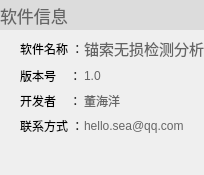
                <widget class="QWidget" name="widget_11" native="true">
                 <property name="sizePolicy">
                  <sizepolicy hsizetype="Expanding" vsizetype="Expanding">
                   <horstretch>0</horstretch>
                   <verstretch>0</verstretch>
                  </sizepolicy>
                 </property>
                 <layout class="QGridLayout" name="gridLayout_50">
                  <property name="leftMargin">
                   <number>0</number>
                  </property>
                  <property name="topMargin">
                   <number>0</number>
                  </property>
                  <property name="rightMargin">
                   <number>0</number>
                  </property>
                  <property name="bottomMargin">
                   <number>0</number>
                  </property>
                  <property name="horizontalSpacing">
                   <number>0</number>
                  </property>
                  <property name="verticalSpacing">
                   <number>7</number>
                  </property>
                  <item row="0" column="0" colspan="4">
                   <widget class="QLabel" name="label_22">
                    <property name="sizePolicy">
                     <sizepolicy hsizetype="Expanding" vsizetype="Expanding">
                      <horstretch>0</horstretch>
                      <verstretch>0</verstretch>
                     </sizepolicy>
                    </property>
                    <property name="minimumSize">
                     <size>
                      <width>0</width>
                      <height>30</height>
                     </size>
                    </property>
                    <property name="maximumSize">
                     <size>
                      <width>16777215</width>
                      <height>60</height>
                     </size>
                    </property>
                    <property name="palette">
                     <palette>
                      <active>
                       <colorrole role="WindowText">
                        <brush brushstyle="SolidPattern">
                         <color alpha="255">
                          <red>101</red>
                          <green>101</green>
                          <blue>101</blue>
                         </color>
                        </brush>
                       </colorrole>
                       <colorrole role="Text">
                        <brush brushstyle="SolidPattern">
                         <color alpha="255">
                          <red>123</red>
                          <green>123</green>
                          <blue>123</blue>
                         </color>
                        </brush>
                       </colorrole>
                       <colorrole role="Base">
                        <brush brushstyle="SolidPattern">
                         <color alpha="255">
                          <red>255</red>
                          <green>255</green>
                          <blue>255</blue>
                         </color>
                        </brush>
                       </colorrole>
                       <colorrole role="Window">
                        <brush brushstyle="SolidPattern">
                         <color alpha="255">
                          <red>220</red>
                          <green>220</green>
                          <blue>220</blue>
                         </color>
                        </brush>
                       </colorrole>
                      </active>
                      <inactive>
                       <colorrole role="WindowText">
                        <brush brushstyle="SolidPattern">
                         <color alpha="255">
                          <red>101</red>
                          <green>101</green>
                          <blue>101</blue>
                         </color>
                        </brush>
                       </colorrole>
                       <colorrole role="Text">
                        <brush brushstyle="SolidPattern">
                         <color alpha="255">
                          <red>123</red>
                          <green>123</green>
                          <blue>123</blue>
                         </color>
                        </brush>
                       </colorrole>
                       <colorrole role="Base">
                        <brush brushstyle="SolidPattern">
                         <color alpha="255">
                          <red>255</red>
                          <green>255</green>
                          <blue>255</blue>
                         </color>
                        </brush>
                       </colorrole>
                       <colorrole role="Window">
                        <brush brushstyle="SolidPattern">
                         <color alpha="255">
                          <red>220</red>
                          <green>220</green>
                          <blue>220</blue>
                         </color>
                        </brush>
                       </colorrole>
                      </inactive>
                      <disabled>
                       <colorrole role="WindowText">
                        <brush brushstyle="SolidPattern">
                         <color alpha="255">
                          <red>120</red>
                          <green>120</green>
                          <blue>120</blue>
                         </color>
                        </brush>
                       </colorrole>
                       <colorrole role="Text">
                        <brush brushstyle="SolidPattern">
                         <color alpha="255">
                          <red>120</red>
                          <green>120</green>
                          <blue>120</blue>
                         </color>
                        </brush>
                       </colorrole>
                       <colorrole role="Base">
                        <brush brushstyle="SolidPattern">
                         <color alpha="255">
                          <red>220</red>
                          <green>220</green>
                          <blue>220</blue>
                         </color>
                        </brush>
                       </colorrole>
                       <colorrole role="Window">
                        <brush brushstyle="SolidPattern">
                         <color alpha="255">
                          <red>220</red>
                          <green>220</green>
                          <blue>220</blue>
                         </color>
                        </brush>
                       </colorrole>
                      </disabled>
                     </palette>
                    </property>
                    <property name="font">
                     <font>
                      <pointsize>13</pointsize>
                     </font>
                    </property>
                    <property name="autoFillBackground">
                     <bool>true</bool>
                    </property>
                    <property name="text">
                     <string>软件信息</string>
                    </property>
                    <property name="alignment">
                     <set>Qt::AlignLeading|Qt::AlignLeft|Qt::AlignVCenter</set>
                    </property>
                    <property name="wordWrap">
                     <bool>false</bool>
                    </property>
                    <property name="margin">
                     <number>5</number>
                    </property>
                   </widget>
                  </item>
                  <item row="1" column="1">
                   <widget class="QLabel" name="label_278">
                    <property name="sizePolicy">
                     <sizepolicy hsizetype="Expanding" vsizetype="Expanding">
                      <horstretch>0</horstretch>
                      <verstretch>0</verstretch>
                     </sizepolicy>
                    </property>
                    <property name="text">
                     <string>软件名称 ：</string>
                    </property>
                   </widget>
                  </item>
                  <item row="1" column="2" colspan="2">
                   <widget class="QLabel" name="label_279">
                    <property name="sizePolicy">
                     <sizepolicy hsizetype="Expanding" vsizetype="Expanding">
                      <horstretch>0</horstretch>
                      <verstretch>0</verstretch>
                     </sizepolicy>
                    </property>
                    <property name="palette">
                     <palette>
                      <active>
                       <colorrole role="WindowText">
                        <brush brushstyle="SolidPattern">
                         <color alpha="255">
                          <red>101</red>
                          <green>101</green>
                          <blue>101</blue>
                         </color>
                        </brush>
                       </colorrole>
                      </active>
                      <inactive>
                       <colorrole role="WindowText">
                        <brush brushstyle="SolidPattern">
                         <color alpha="255">
                          <red>101</red>
                          <green>101</green>
                          <blue>101</blue>
                         </color>
                        </brush>
                       </colorrole>
                      </inactive>
                      <disabled>
                       <colorrole role="WindowText">
                        <brush brushstyle="SolidPattern">
                         <color alpha="255">
                          <red>120</red>
                          <green>120</green>
                          <blue>120</blue>
                         </color>
                        </brush>
                       </colorrole>
                      </disabled>
                     </palette>
                    </property>
                    <property name="font">
                     <font>
                      <pointsize>11</pointsize>
                     </font>
                    </property>
                    <property name="text">
                     <string>锚索无损检测分析</string>
                    </property>
                   </widget>
                  </item>
                  <item row="4" column="1">
                   <widget class="QLabel" name="label_280">
                    <property name="sizePolicy">
                     <sizepolicy hsizetype="Expanding" vsizetype="Expanding">
                      <horstretch>0</horstretch>
                      <verstretch>0</verstretch>
                     </sizepolicy>
                    </property>
                    <property name="text">
                     <string>联系方式 ：</string>
                    </property>
                   </widget>
                  </item>
                  <item row="2" column="1">
                   <widget class="QLabel" name="label_281">
                    <property name="sizePolicy">
                     <sizepolicy hsizetype="Expanding" vsizetype="Expanding">
                      <horstretch>0</horstretch>
                      <verstretch>0</verstretch>
                     </sizepolicy>
                    </property>
                    <property name="text">
                     <string>版本号    ：</string>
                    </property>
                   </widget>
                  </item>
                  <item row="3" column="1">
                   <widget class="QLabel" name="label_282">
                    <property name="sizePolicy">
                     <sizepolicy hsizetype="Expanding" vsizetype="Expanding">
                      <horstretch>0</horstretch>
                      <verstretch>0</verstretch>
                     </sizepolicy>
                    </property>
                    <property name="text">
                     <string>开发者    ：</string>
                    </property>
                   </widget>
                  </item>
                  <item row="3" column="2" colspan="2">
                   <widget class="QLabel" name="label_283">
                    <property name="sizePolicy">
                     <sizepolicy hsizetype="Expanding" vsizetype="Expanding">
                      <horstretch>0</horstretch>
                      <verstretch>0</verstretch>
                     </sizepolicy>
                    </property>
                    <property name="palette">
                     <palette>
                      <active>
                       <colorrole role="WindowText">
                        <brush brushstyle="SolidPattern">
                         <color alpha="255">
                          <red>101</red>
                          <green>101</green>
                          <blue>101</blue>
                         </color>
                        </brush>
                       </colorrole>
                      </active>
                      <inactive>
                       <colorrole role="WindowText">
                        <brush brushstyle="SolidPattern">
                         <color alpha="255">
                          <red>101</red>
                          <green>101</green>
                          <blue>101</blue>
                         </color>
                        </brush>
                       </colorrole>
                      </inactive>
                      <disabled>
                       <colorrole role="WindowText">
                        <brush brushstyle="SolidPattern">
                         <color alpha="255">
                          <red>120</red>
                          <green>120</green>
                          <blue>120</blue>
                         </color>
                        </brush>
                       </colorrole>
                      </disabled>
                     </palette>
                    </property>
                    <property name="text">
                     <string>董海洋</string>
                    </property>
                   </widget>
                  </item>
                  <item row="2" column="2" colspan="2">
                   <widget class="QLabel" name="label_284">
                    <property name="sizePolicy">
                     <sizepolicy hsizetype="Expanding" vsizetype="Expanding">
                      <horstretch>0</horstretch>
                      <verstretch>0</verstretch>
                     </sizepolicy>
                    </property>
                    <property name="palette">
                     <palette>
                      <active>
                       <colorrole role="WindowText">
                        <brush brushstyle="SolidPattern">
                         <color alpha="255">
                          <red>101</red>
                          <green>101</green>
                          <blue>101</blue>
                         </color>
                        </brush>
                       </colorrole>
                      </active>
                      <inactive>
                       <colorrole role="WindowText">
                        <brush brushstyle="SolidPattern">
                         <color alpha="255">
                          <red>101</red>
                          <green>101</green>
                          <blue>101</blue>
                         </color>
                        </brush>
                       </colorrole>
                      </inactive>
                      <disabled>
                       <colorrole role="WindowText">
                        <brush brushstyle="SolidPattern">
                         <color alpha="255">
                          <red>120</red>
                          <green>120</green>
                          <blue>120</blue>
                         </color>
                        </brush>
                       </colorrole>
                      </disabled>
                     </palette>
                    </property>
                    <property name="text">
                     <string>1.0</string>
                    </property>
                   </widget>
                  </item>
                  <item row="4" column="2" colspan="2">
                   <widget class="QLabel" name="label_285">
                    <property name="sizePolicy">
                     <sizepolicy hsizetype="Expanding" vsizetype="Expanding">
                      <horstretch>0</horstretch>
                      <verstretch>0</verstretch>
                     </sizepolicy>
                    </property>
                    <property name="palette">
                     <palette>
                      <active>
                       <colorrole role="WindowText">
                        <brush brushstyle="SolidPattern">
                         <color alpha="255">
                          <red>101</red>
                          <green>101</green>
                          <blue>101</blue>
                         </color>
                        </brush>
                       </colorrole>
                      </active>
                      <inactive>
                       <colorrole role="WindowText">
                        <brush brushstyle="SolidPattern">
                         <color alpha="255">
                          <red>101</red>
                          <green>101</green>
                          <blue>101</blue>
                         </color>
                        </brush>
                       </colorrole>
                      </inactive>
                      <disabled>
                       <colorrole role="WindowText">
                        <brush brushstyle="SolidPattern">
                         <color alpha="255">
                          <red>120</red>
                          <green>120</green>
                          <blue>120</blue>
                         </color>
                        </brush>
                       </colorrole>
                      </disabled>
                     </palette>
                    </property>
                    <property name="text">
                     <string>hello.sea@qq.com</string>
                    </property>
                   </widget>
                  </item>
                  <item row="1" column="0" rowspan="4">
                   <widget class="QLabel" name="label_23">
                    <property name="minimumSize">
                     <size>
                      <width>20</width>
                      <height>0</height>
                     </size>
                    </property>
                    <property name="maximumSize">
                     <size>
                      <width>20</width>
                      <height>16777215</height>
                     </size>
                    </property>
                    <property name="text">
                     <string/>
                    </property>
                   </widget>
                  </item>
                  <item row="5" column="0" colspan="4">
                   <spacer name="verticalSpacer_93">
                    <property name="orientation">
                     <enum>Qt::Vertical</enum>
                    </property>
                    <property name="sizeHint" stdset="0">
                     <size>
                      <width>20</width>
                      <height>40</height>
                     </size>
                    </property>
                   </spacer>
                  </item>
                 </layout>
                </widget>
